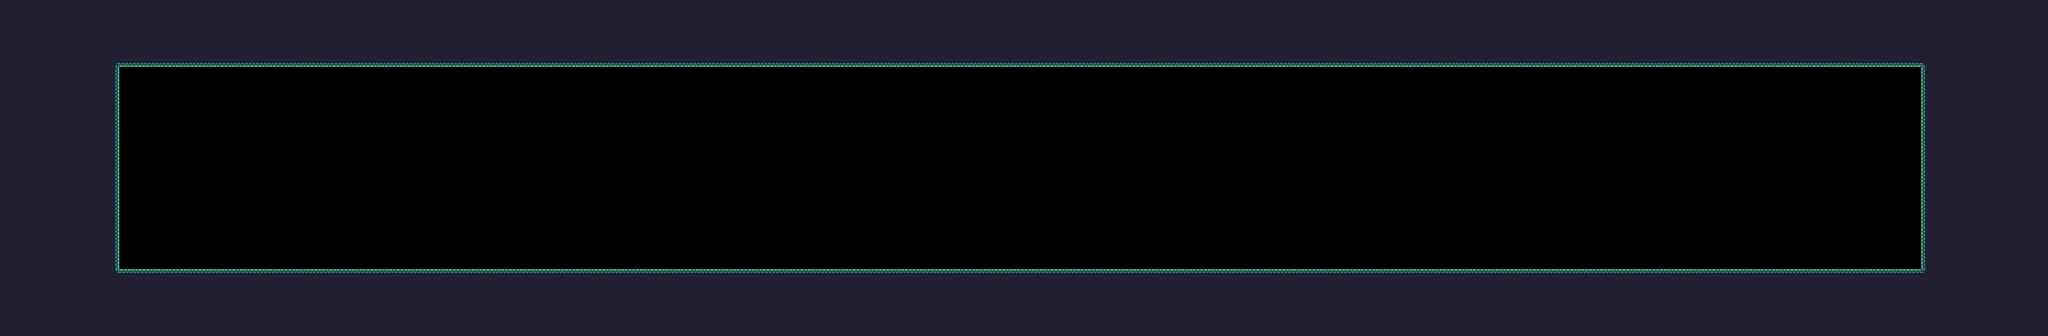

This is a level from a 2D game, rendered from its Tiled map with the project's own tilesets. A one-line summary and the map file follow, with tile-layer data summarised:
An orthogonal 274x45 tile map with 16x16 px tiles, 1 tile layer (Background) and 13 objects (4x Fruit, 2x Hideout, Player, EndPosition, Checkpoint, ...).

<map version="1.10" tiledversion="1.10.2" orientation="orthogonal" renderorder="right-down" width="274" height="45" tilewidth="16" tileheight="16" infinite="0" nextlayerid="7" nextobjectid="139">
 <tileset firstgid="1" source="Pixel Adventure.tsx" />
 <layer id="1" name="Background" width="274" height="45">
  <properties>
   <property name="BackgroundColor" value="Space_Background" />
  </properties>
  <data>[12330 cells, 12330 non-empty, 10 distinct tile ids]</data>
 </layer>
 <objectgroup id="3" name="Collisions" opacity="0.9">
  <object id="121" name="Hideout" type="Hideout" x="256" y="528" width="48" height="48">
   <properties>
    <property name="type" value="Brick" />
   </properties>
  </object>
  <object id="122" name="Hideout" type="Hideout" x="4064" y="528" width="48" height="48">
   <properties>
    <property name="type" value="Brick" />
   </properties>
  </object>
  <object id="134" x="256" y="576" width="3856" height="16" />
  <object id="135" x="448" y="592" />
 </objectgroup>
 <objectgroup id="2" name="SpawnPoints">
  <object id="3" name="Player" type="Player" x="256" y="544" width="32" height="32" />
  <object id="29" name="Orange" type="Fruit" x="1408" y="544" width="32" height="32" />
  <object id="96" name="Orange" type="Fruit" x="1024" y="544" width="32" height="32" />
  <object id="98" name="Pineapple" type="Fruit" x="1184" y="544" width="32" height="32" />
  <object id="99" name="Pineapple" type="Fruit" x="1328" y="544" width="32" height="32" />
  <object id="111" name="EndPosition" type="EndPosition" x="4080" y="544" width="32" height="32" />
  <object id="112" type="Checkpoint" x="3984" y="512" width="64" height="64" />
  <object id="113" name="StartPosition" type="StartPosition" x="336" y="544" width="32" height="32" />
  <object id="114" name="Chicken" type="Chicken" x="1248" y="544" width="32" height="32">
   <properties>
    <property name="offNeg" type="float" value="14" />
    <property name="offPos" type="float" value="10" />
   </properties>
  </object>
 </objectgroup>
</map>